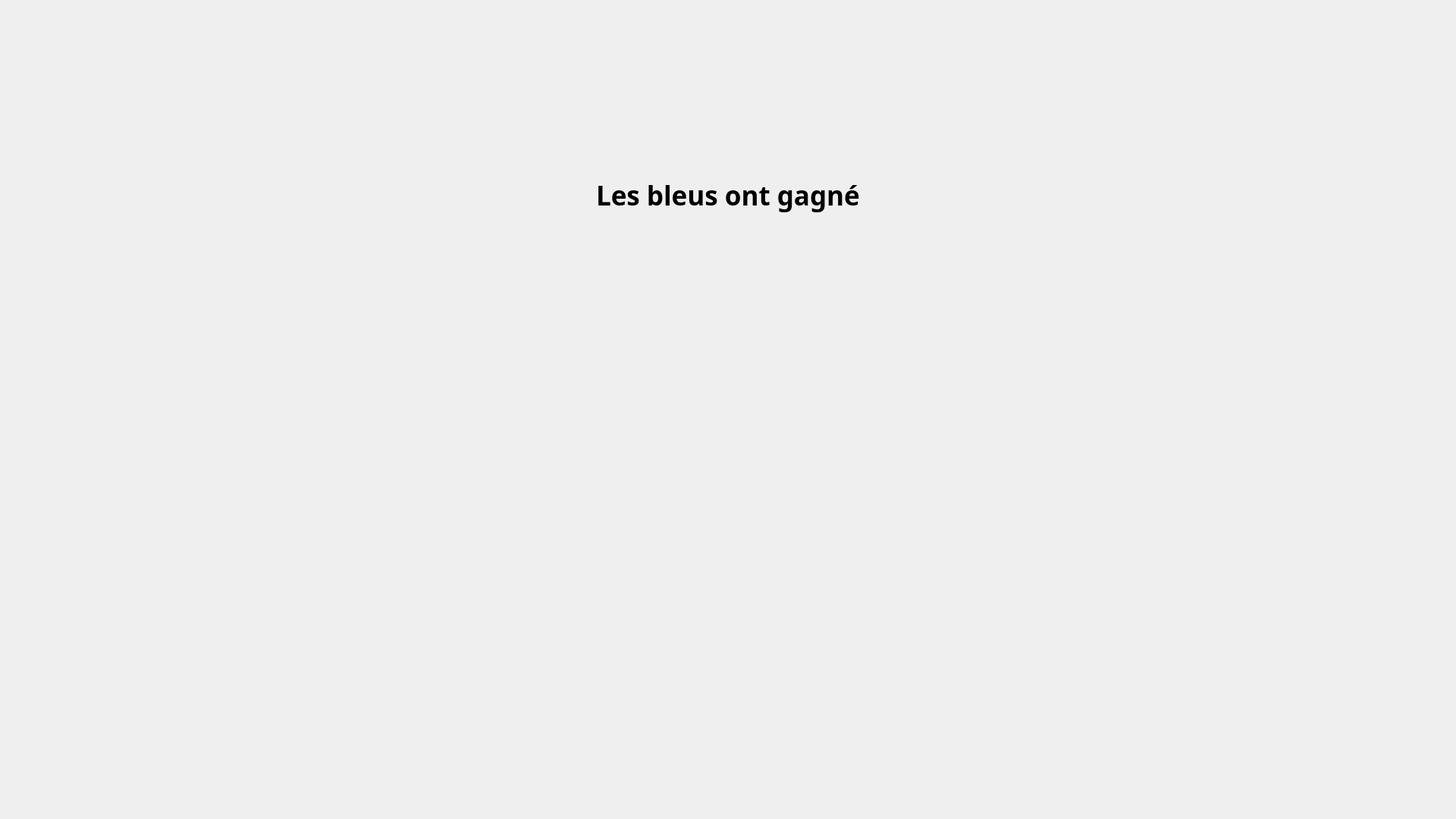
<?xml version="1.0" encoding="UTF-8"?>
<ui version="4.0">
 <class>Victoire</class>
 <widget class="QWidget" name="Victoire">
  <property name="geometry">
   <rect>
    <x>0</x>
    <y>0</y>
    <width>1920</width>
    <height>1080</height>
   </rect>
  </property>
  <property name="windowTitle">
   <string>Form</string>
  </property>
  <layout class="QGridLayout" name="gridLayout_2">
   <property name="leftMargin">
    <number>0</number>
   </property>
   <property name="topMargin">
    <number>0</number>
   </property>
   <property name="rightMargin">
    <number>0</number>
   </property>
   <property name="bottomMargin">
    <number>0</number>
   </property>
   <item row="0" column="0">
    <widget class="QWidget" name="victoire_widget" native="true">
     <layout class="QGridLayout" name="gridLayout">
      <item row="3" column="2">
       <spacer name="verticalSpacer_2">
        <property name="orientation">
         <enum>Qt::Vertical</enum>
        </property>
        <property name="sizeHint" stdset="0">
         <size>
          <width>20</width>
          <height>394</height>
         </size>
        </property>
       </spacer>
      </item>
      <item row="0" column="0">
       <layout class="QGridLayout" name="gridLayout_pseudo"/>
      </item>
      <item row="1" column="3">
       <spacer name="horizontalSpacer_2">
        <property name="orientation">
         <enum>Qt::Horizontal</enum>
        </property>
        <property name="sizeHint" stdset="0">
         <size>
          <width>837</width>
          <height>20</height>
         </size>
        </property>
       </spacer>
      </item>
      <item row="1" column="1">
       <spacer name="horizontalSpacer">
        <property name="orientation">
         <enum>Qt::Horizontal</enum>
        </property>
        <property name="sizeHint" stdset="0">
         <size>
          <width>837</width>
          <height>20</height>
         </size>
        </property>
       </spacer>
      </item>
      <item row="1" column="2">
       <widget class="QLabel" name="resultatpartie">
        <property name="font">
         <font>
          <family>Merriweather Black</family>
          <pointsize>26</pointsize>
          <weight>75</weight>
          <bold>true</bold>
         </font>
        </property>
        <property name="text">
         <string>Les bleus ont gagné</string>
        </property>
       </widget>
      </item>
      <item row="2" column="2">
       <spacer name="verticalSpacer_3">
        <property name="orientation">
         <enum>Qt::Vertical</enum>
        </property>
        <property name="sizeType">
         <enum>QSizePolicy::Ignored</enum>
        </property>
        <property name="sizeHint" stdset="0">
         <size>
          <width>20</width>
          <height>395</height>
         </size>
        </property>
       </spacer>
      </item>
      <item row="0" column="2">
       <spacer name="verticalSpacer">
        <property name="orientation">
         <enum>Qt::Vertical</enum>
        </property>
        <property name="sizeHint" stdset="0">
         <size>
          <width>20</width>
          <height>40</height>
         </size>
        </property>
       </spacer>
      </item>
     </layout>
    </widget>
   </item>
  </layout>
 </widget>
 <resources/>
 <connections/>
</ui>
